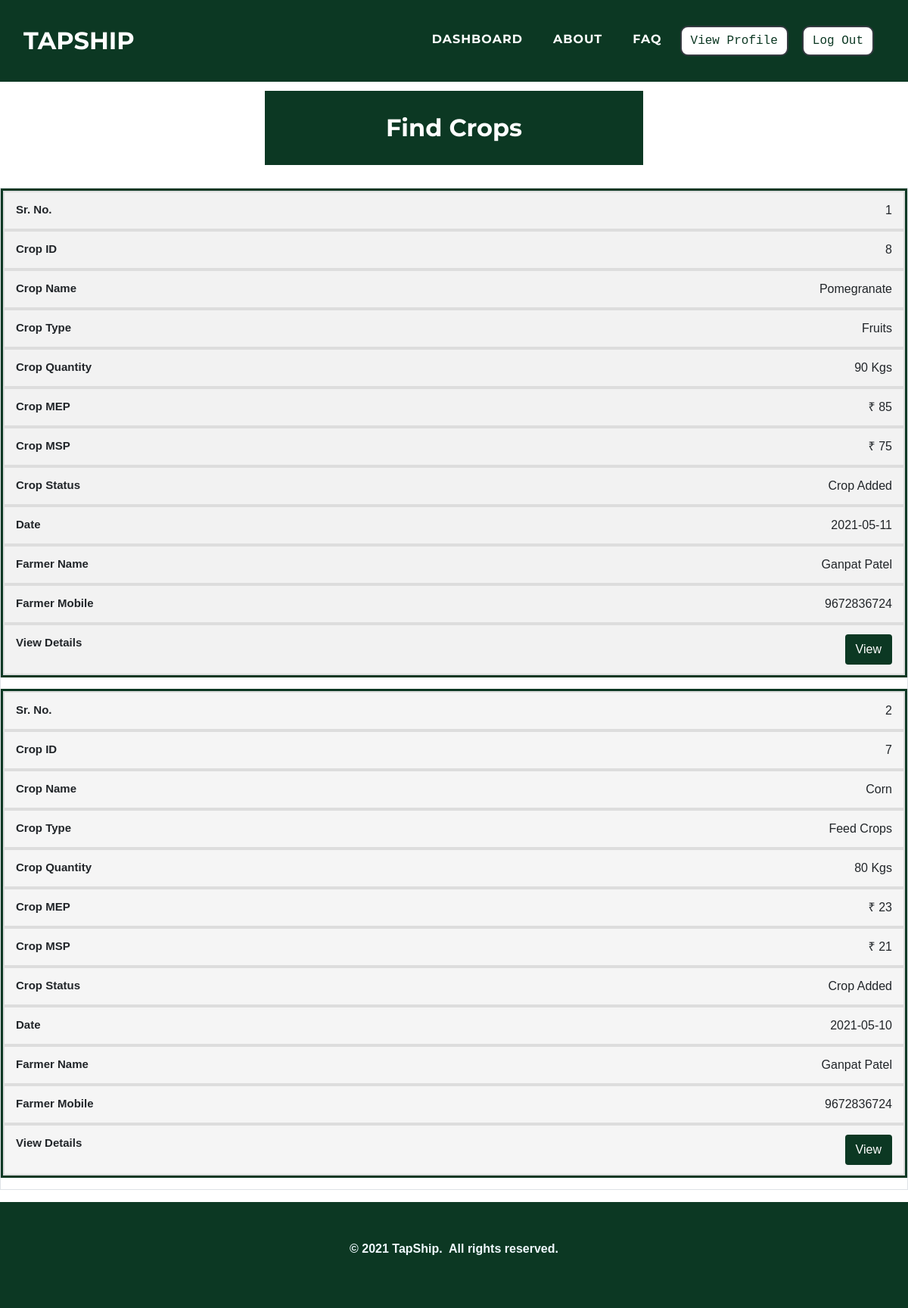
Page /customers/findcrop.php (signed in) on the earlier database version.
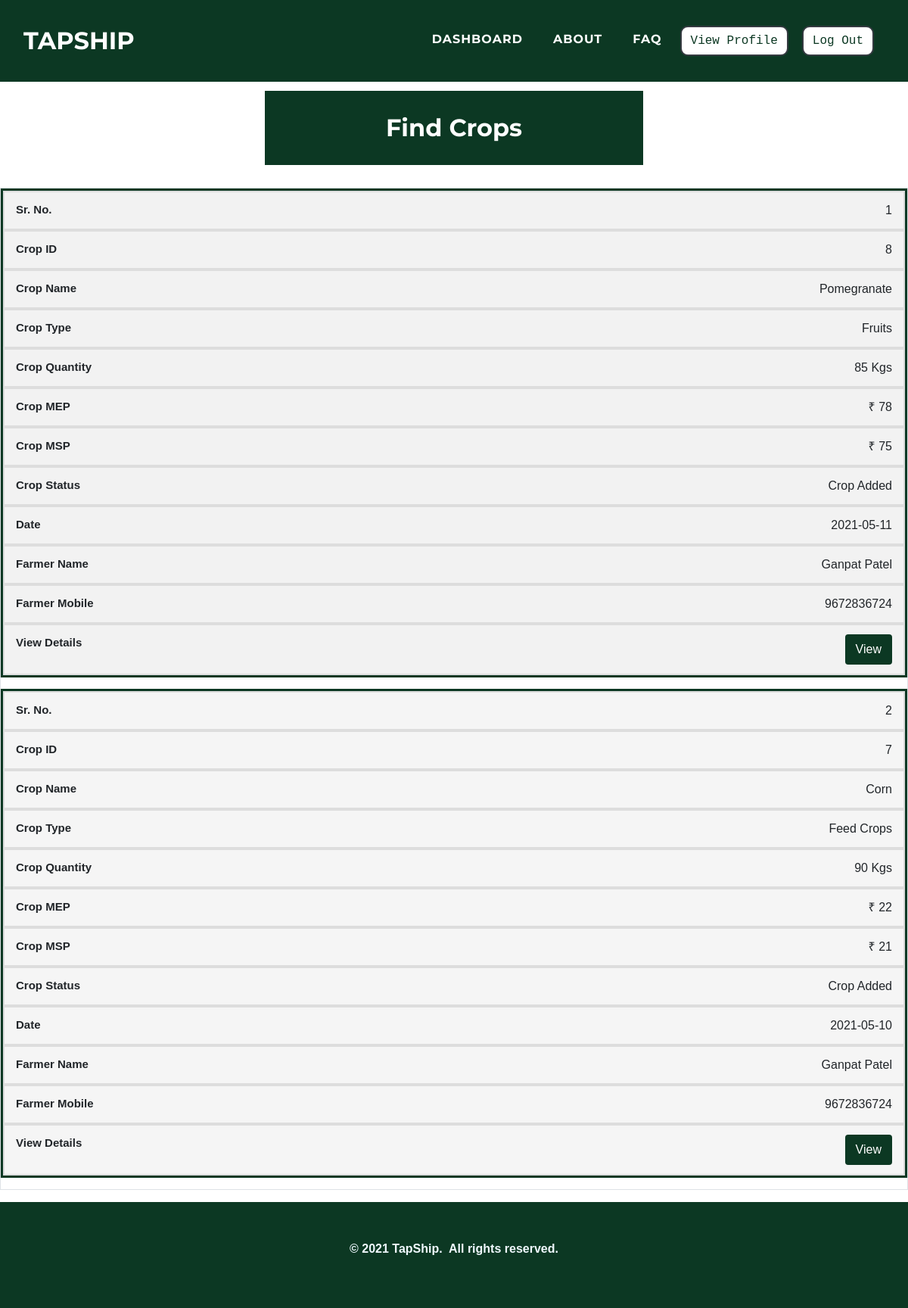
Same page on the later database version.
### tables this page shows
CREATE TABLE `cropsale` (
  `cr_id` int(11) NOT NULL,
  `cr_f_mobile` varchar(10) NOT NULL,
  `cr_cro_id` int(11) NOT NULL,
  `cr_quantity` varchar(10) NOT NULL,
  `cr_img1` varchar(500) NOT NULL,
  `cr_img2` varchar(500) NOT NULL,
  `cr_img3` varchar(500) NOT NULL,
  `cr_mep` varchar(10) NOT NULL,
  `cr_date` date NOT NULL,
  `cr_status` varchar(10) NOT NULL
);

CREATE TABLE `cropdetails` (
  `cro_id` int(11) NOT NULL,
  `cro_name` varchar(50) NOT NULL,
  `cro_type` varchar(25) NOT NULL,
  `cro_costperkg` varchar(25) DEFAULT NULL,
  `cro_msp` float NOT NULL
);

### customers/findcrop.php (the view, shortened to what the changed rows need)
<?php
$res = $_SESSION["sessionid"];
$c_mobile = $res;
?>
<!DOCTYPE html>
<html>
<head>
    <link rel="stylesheet" href="../assets/bootstrap/css/bootstrap.min.css">
    <link rel="stylesheet" href="../assets/fonts/font-awesome.min.css">
    <link rel="stylesheet" href="../assets/fonts/ionicons.min.css">
    <link rel="stylesheet" href="../assets/css/Article-List.css">
    <link rel="stylesheet" href="../assets/css/Features-Boxed.css">
    <link rel="stylesheet" href="../assets/css/Footer-Dark.css">
    <link rel="stylesheet" href="../assets/css/Highlight-Blue.css">
    <link rel="stylesheet" href="https://cdnjs.cloudflare.com/ajax/libs/animate.css/3.5.2/animate.min.css">
    <link rel="stylesheet" href="https://cdnjs.cloudflare.com/ajax/libs/aos/2.2.0/aos.css">
    <link rel="stylesheet" href="../assets/css/Login-Form-Clean.css">
    <link rel="stylesheet" href="../assets/css/table-style.css" />
</head>
<body id="page-top">
    <div class="features-boxed">
        <div class="container-fluid" style="background: #ffffff;">
            <div class="intro" style="background: #0c3823;margin-top: 120px;margin-bottom: 30px;">
                <h2 class="text-center" data-aos="fade" style="color: rgb(255,255,255);padding: 30px;margin-bottom: 0px;">Find Crops</h2>
            </div>
        </div>
    </div>
    <table id="tabledata" class=" table table-striped table-hover table-bordered">
        <?php
        $con = mysqli_connect('localhost', 'root');
        mysqli_select_db($con, 'tapship');
        $q = "SELECT CD.cro_name, CD.cro_type, CD.cro_msp, CS.cr_id, CS.cr_quantity, CS.cr_mep, CS.cr_date, CS.cr_status, f.f_name, f.f_mobile
 FROM cropdetails CD, cropsale CS, farmer f  where CD.cro_id=CS.cr_cro_id AND f.f_mobile=CS.cr_f_mobile AND cs.cr_status IN (0,1) AND (SELECT count(cb_id) from cropbid cb WHERE cb.cb_c_mobile = $c_mobile AND cb.cb_cr_id = cs.cr_id)=0
 ORDER BY CS.cr_id DESC";
        $query = mysqli_query($con, $q);
        $c = 1;
        while ($res = mysqli_fetch_array($query)) {
        ?>
            <tr class="text-center">
                <td data-label="Sr. No."> <?php echo $c;
                                            $c += 1 ?> </td>
                <td data-label="Crop ID"> <?php echo $res['cr_id']; ?> </td>
                <td data-label="Crop Name"> <?php echo $res['cro_name'];  ?> </td>
                <td data-label="Crop Type"> <?php echo $res['cro_type'];  ?> </td>
                <td data-label="Crop Quantity"> <?php echo $res['cr_quantity'], ' Kgs';  ?> </td>
                <td data-label="Crop MEP"> <?php echo '₹ ', $res['cr_mep'];  ?> </td>
                <td data-label="Crop MSP"> <?php echo '₹ ', $res['cro_msp'];  ?> </td>
                <td data-label="Crop Status"> <?php if ($res['cr_status'] == "0") {
                                                    echo "Crop Added";
                                                } else if ($res['cr_status'] == "1") {
                                                    echo "Bidding";
                                                } else if ($res['cr_status'] == "2") {
                                                    echo "Bid Accepeted";
                                                } else if ($res['cr_status'] == "3") {
                                                    echo "Payment Done";
                                                } else if ($res['cr_status'] == "4") {
                                                    echo "Payment Confirmed";
                                                } else if ($res['cr_status'] == "5") {
                                                    echo "Self Transport Selected";
                                                } else if ($res['cr_status'] == "6") {
                                                    echo "Tapship Delivery Selected";
                                                } else if ($res['cr_status'] == "7") {
                                                    echo "Tapship Delivery Bidding";
                                                } else if ($res['cr_status'] == "8") {
                                                    echo "Tapship Delivery Bid Selected";
                                                } else if ($res['cr_status'] == "9") {
                                                    echo "Farmer Pickup conformed";
                                                } else if ($res['cr_status'] == "10") {
                                                    echo "Driver Pickup Conformed";
                                                } else if ($res['cr_status'] == "11") {
                                                    echo "Customer Delivery Conformed";
                                                } else if ($res['cr_status'] == "12") {
                                                    echo "Deal Over";
                                                } ?> </td>
                <td data-label="Date"> <?php echo $res['cr_date'];  ?> </td>
                <td data-label="Farmer Name"> <?php echo $res['f_name'];  ?> </td>
                <td data-label="Farmer Mobile"> <?php echo $res['f_mobile'];  ?> </td>
                <td data-label="View Details"> <button class="btn" style="background-color:#0c3823;"> <a href="viewcrop.php?cr_id=<?php echo $res['cr_id']; ?>" class="text-white"> View </a> </button> </td>
            </tr>
        <?php
        }
        ?>
    </table>
</body>
</html>

Differences in the rows shown:
changed cropsale "Pomegranate": cr_quantity "90" → "85"; cr_mep "85" → "78"
changed cropsale "Corn": cr_quantity "80" → "90"; cr_mep "23" → "22"
